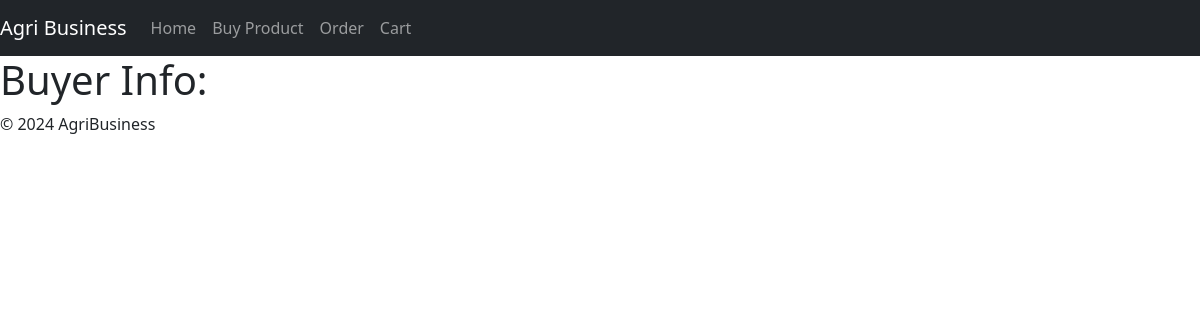
Before: /buyer/ with the older database file.
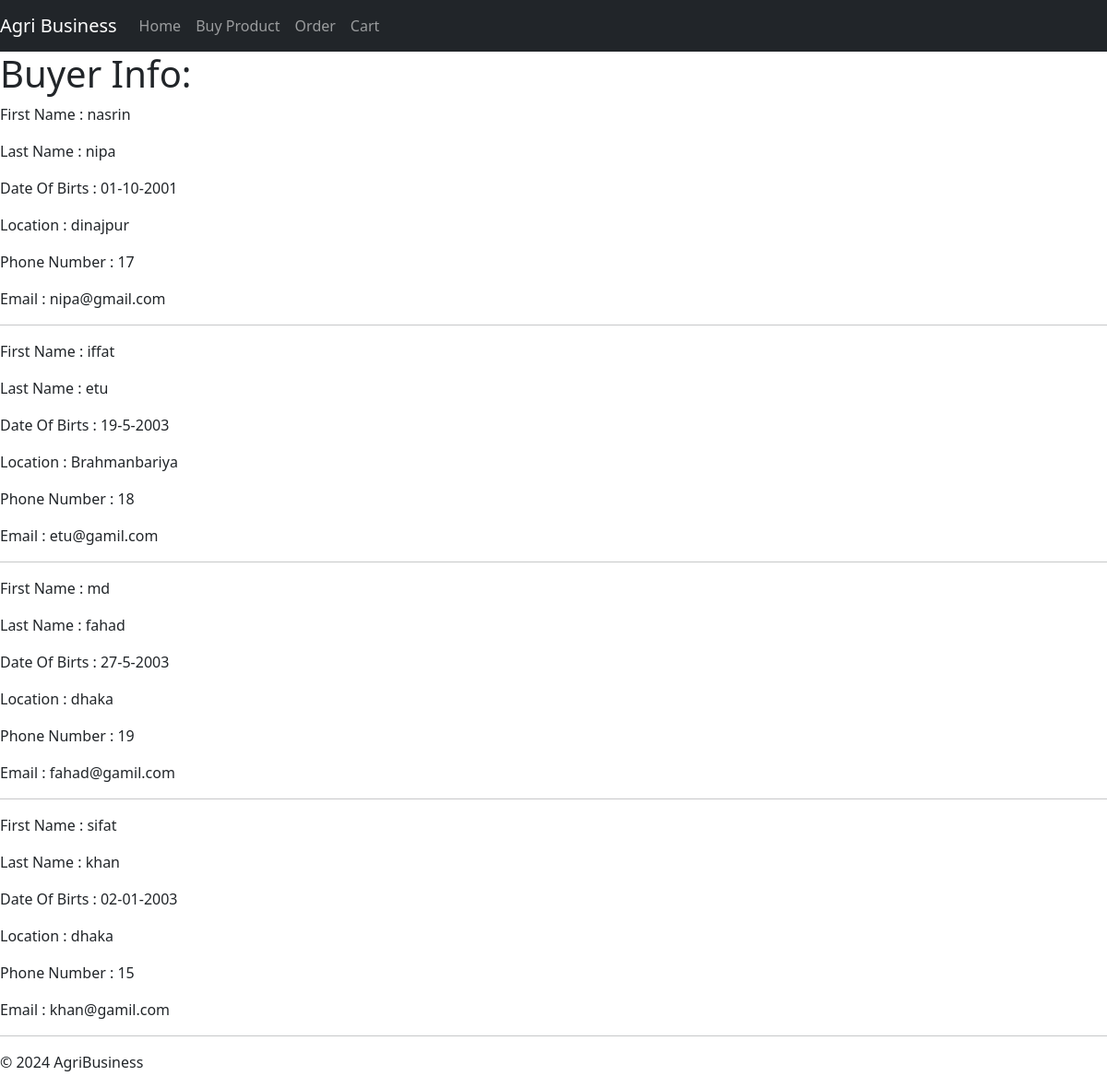
After: the same page with the newer database file.
### buyer/models.py (models this page shows, shortened)
class Buyer(models.Model):
    Buyer_Id = models.AutoField(primary_key=True)
    First_Name = models.CharField(max_length=100)
    Last_Name = models.CharField(max_length=100)
    Date_Of_Birth = models.CharField(max_length=100, blank=True, null=True)
    Location = models.CharField(max_length=100)
    Phone_Number = models.IntegerField(null=True)
    Email = models.CharField(max_length=100, blank=True, null=True)

### buyer/views.py (the view)
# urls.py: path('buyer/',b_view.buyer, name ='buyer'),
def buyer(request):
    buyer = Buyer.objects.all()
    context = {
        'buyer': buyer,
    }
    return render(request, template_name='Buyer.html', context=context)

### buyer/templates/Buyer.html (shortened to what this page needs)
{% extends 'dashboard_buyer.html' %}
{% block content %}
<h1>Buyer Info:</h1>
{% for s in buyer%}
<p> First Name    : {{s.First_Name}}</p>
<p> Last Name     : {{s.Last_Name}}</p>
<p> Date Of Birts : {{s.Date_Of_Birth}}</p>
<p> Location      : {{s.Location}}</p>
<p> Phone Number  : {{s.Phone_Number}}</p>
<p> Email         : {{s.Email}}</p>
<hr>
{% endfor %}
{% endblock %}

Changed rows visible on the page:
added Buyer: First_Name "nasrin", Last_Name "nipa", Date_Of_Birth "01-10-2001", Location "dinajpur", Phone_Number "17", Email "nipa@gmail.com"
added Buyer: First_Name "iffat", Last_Name "etu", Date_Of_Birth "19-5-2003", Location "Brahmanbariya", Phone_Number "18", Email "etu@gamil.com"
added Buyer: First_Name "md", Last_Name "fahad", Date_Of_Birth "27-5-2003", Location "dhaka", Phone_Number "19", Email "fahad@gamil.com"
added Buyer: First_Name "sifat", Last_Name "khan", Date_Of_Birth "02-01-2003", Location "dhaka", Phone_Number "15", Email "khan@gamil.com"
